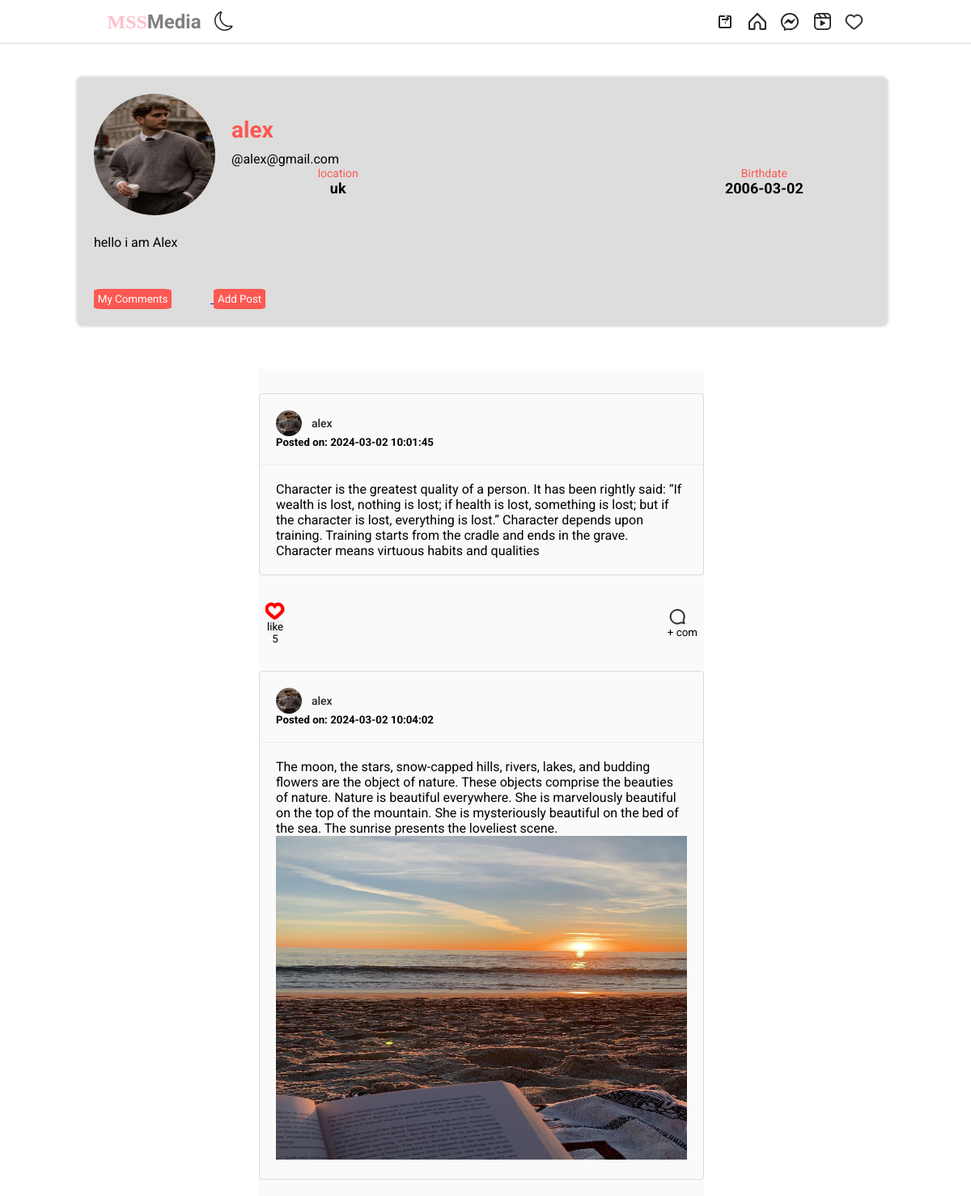
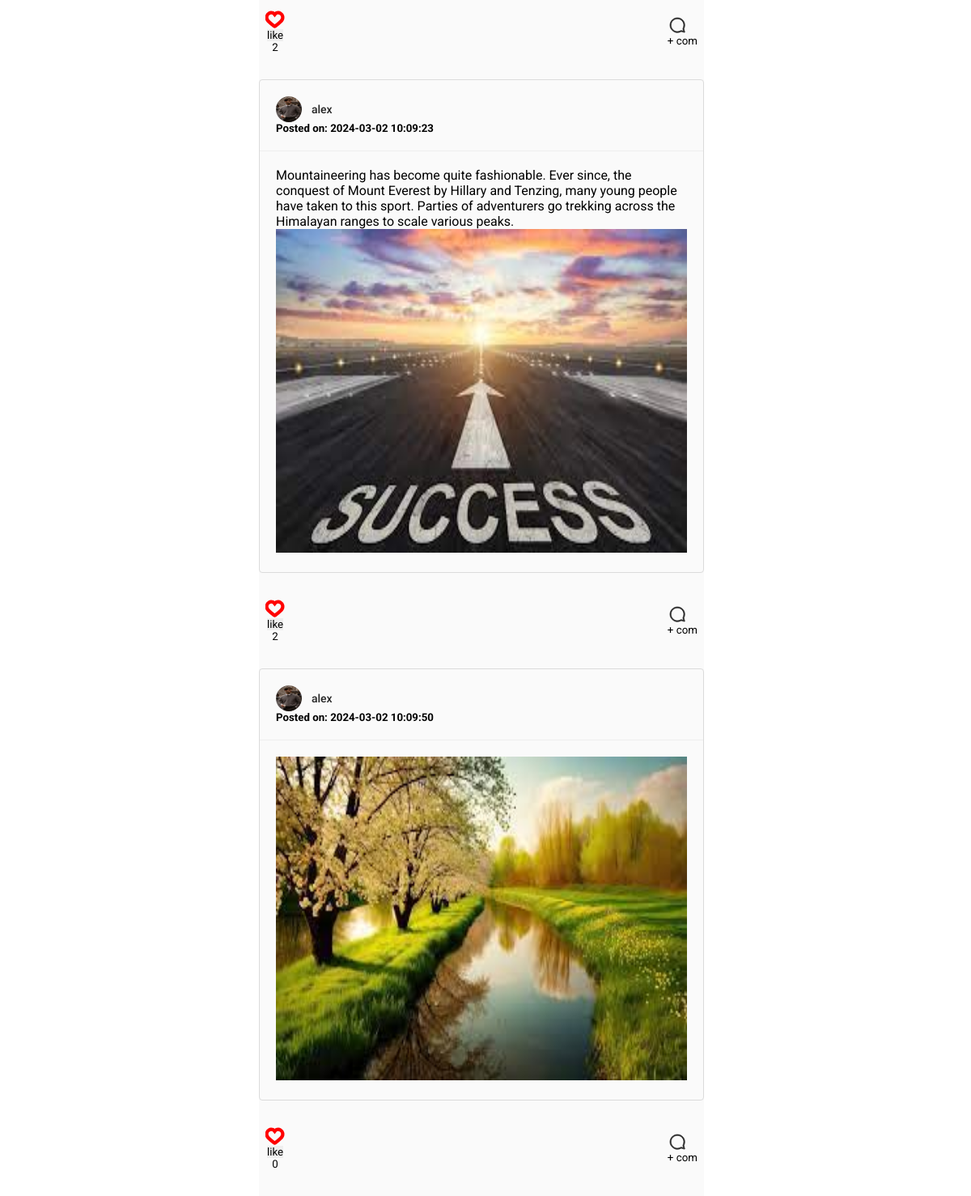
Screenshot of /MSS-media-1/profile.php (signed in) with the database file from the repository (2 pictures, top to bottom).
### tables this page shows
CREATE TABLE `posts` (
  `Post_Id` int(100) NOT NULL,
  `User_ID` int(100) NOT NULL,
  `Content` text NOT NULL,
  `ContentIMG` varchar(255) NOT NULL,
  `creat_at` datetime NOT NULL DEFAULT current_timestamp()
);

### MSS-media-1/profile.php (the view, shortened to what this page needs)
<?php
     require_once('header.php');
   require_once('setting/connect.php');
   $User_Id = $_SESSION['UserId'];
   $UserName = $_SESSION['UserName'] ;
   $userbirthday= $_SESSION['UserBirthday'];
   $userbio=  $_SESSION['Userbio'];
   $userlocation=$_SESSION['UserLocation'];
   $useremail=$_SESSION['Useremail'];
   $usereimg= $_SESSION['Userimg'];
   $query = "SELECT * FROM `posts` WHERE `User_Id`='$User_Id'";
   $info = mysqli_query($conn, $query);
   ?>
<!DOCTYPE html>
<html lang="en">
  <head>
    <link rel="stylesheet" type="text/css" href="style.css" />
  </head>
  <body>
  <div class="partProfile">
    <div class="profile-container">
        <div class="profile-header">
           <div ><img src="<?php echo  $usereimg ; ?>" class="img"></div>
            <div class="profile-info">
                <div class="profile-name"><?php echo $UserName; ?></div>
                <div class="profile-Adminname">@<?php echo $useremail; ?></div>
                <div class="profile-details">
                    <div class="profile-detail">
                        <div class="profile-detail-label">location</div>
                        <div class="profile-detail-value"><?php echo $userlocation; ?></div>
                    </div>
                    <div class="profile-detail">
                        <div class="profile-detail-label">Birthdate</div>
                        <div class="profile-detail-value"><?php echo $userbirthday; ?></div>
                    </div>
                </div>
            </div>
          </div>
        <div class="profile-bio"> <?php echo $userbio; ?> </div>
        <a href="mycomment.php">
        <button style= "color: #fff; background-color: rgb(253, 88, 82);margin:3rem 3rem 0rem  0rem; padding: 0.3rem ;border-radius:10%;border:none;  ">My Comments</button>
    </a>
    <button onclick="show()" style= "color: #fff; background-color: rgb(253, 88, 82);margin:3rem 3rem 0rem  0rem; padding: 0.3rem ;border-radius:10%;border:none;  " >Add Post</button>
</div>
<main class="main-container" style=" margin-left:20rem; width:100%">
      <section class="content-container">
        <div class="content">
          <div class="posts" >
          <?php while ($row_info = mysqli_fetch_assoc($info)) {
                 $PostId = $_SESSION['Post_Id'];
                   $Q = " SELECT * FROM `likes` WHERE `Post_Id`= '$PostId'";
                   $F= mysqli_query($conn,$Q);
                   $row_count = mysqli_num_rows($F);
             ?>
            <article class="post"  >
           <div class="post__content" >
                <div class="post_content" >
                    <div class="post-header">
                      <div class="post__profile">
                        <a
                          target="_blank"
                          class="post__avatar"
                        >
                        <img src="<?php echo  $usereimg ; ?>" class="PetiteImg">
                        </a>
                        <a
                          target="_blank"
                          class="post__user"
                          ><?php echo $UserName  ?> </a
                        >
                      </div><h5>Posted on: <?php echo $row_info['creat_at']; ?></h5>
                    </div>
                    <div class="post-content">
                      <p> <?php echo $row_info['Content']; ?></p>
                      <?php if ($row_info['ContentIMG'] === "./assets/") {
                          echo '';
                      } else { ?>
    <img src="<?php echo $row_info['ContentIMG']; ?>" class="imgPost">
<?php } ?>
                    </div>
                  </div>
            </article>
             <div class="post_footer" >
             <div class="post__buttons">
                  <button class="post__button" >
                       <form action="loginAdmin.php" method="post">
                               <input type="submit" value="like"  name="like" style="border:none;">
                               <p><?php echo $row_count; ?></p>
                       </form>
                  </button>
                  <button class="post__button post__button--align-right"  onclick="showOverlay(' <?php echo  $PostId ?>')">
                    + com
                  </button>
                </div>
                        </div>
   <?php  } ?>
          </div>
        </div>
      </section>
    </main>
</body>
</html>

### MSS-media-1/header.php (shortened to what this page needs)
<!DOCTYPE html>
<html lang="en">
  <head>
    <link rel="stylesheet" type="text/css" href="style.css" />
  </head>
  <body>
    <header class="header">
      <nav class="header__content">
        <div class="header__buttons">
          <h2 class="header_home" style= "color: pink ; font-family:'Brush Script MT',' Brush Script Std', 'cursive';">MSS<span style= "color: gray" >Media</span></h2>
          <button class="header__theme-button" title="Toggle Theme">
          </button>
        </div>
        <div class="header__buttons header__buttons--desktop">
        <a href="first.php">
          </a>
          <a href="index.php">
          </a>
          <a href="#">
          </a>
          <a href="#">
          </a>
          <a href="#">
          </a>
        </div>
      </nav>
    </header>
  </body>
</html>

### MSS-media-1/style.css (style rules this page uses)
*, *::after, *::before { box-sizing: border-box; margin: 0; padding: 0; }
*, button, input, select, textarea { font-family: 'Roboto', sans-serif; }
:root { --primary: hsl(0, 0%, 100%); --secondary: hsl(0, 0%, 98%); --border: hsl(0, 0%, 86%); --story-border: hsl(0, 0%, 78%); --img-border: hsla(0, 0%, 0%, 0.1); --text-dark: hsl(0, 0%, 15%); --text-light: hsl(0, 0%, 60%); --like: hsl(355, 82%, 61%); --link: hsl(204, 100%, 48%); --header-height: 44px; --nav-height: 44px; }
body { min-height: 100vh; display: flex; flex-direction: column; overflow-y: auto; }
svg { display: block; }
img { max-width: 100%; }
.header { width: 100%; height: var(--header-height); background-color: var(--primary); display: flex; justify-content: center; position: fixed; top: 0; left: 0; z-index: 2; }
.header::after { content: ''; position: absolute; bottom: 0; width: 100%; height: 1px; background-color: var(--border); }
.header__content { width: 100%; max-width: 975px; padding: 0 14px; display: flex; justify-content: space-between; align-items: center; }
.header__theme-button { background-color: transparent; border: none; cursor: pointer; }
.header__theme-button-moon { display: unset; }
.header__buttons { display: flex; align-items: center; gap: 16px; }
.main-container { background-color: var(--primary); margin-top: var(--header-height); margin-bottom: var(--nav-height); display: flex; flex: 1; }
.content-container { width: 100%; max-width: 935px; padding: 0 0 8px; margin: 0 auto; display: flex; }
.content { width: 100%; max-width: 614px; margin: 0 auto; display: flex; flex-direction: column; }
.posts { display: flex; flex-direction: column; flex: 1; gap: 8px; }
.post { width: 100%; display: flex; flex-direction: column; overflow: hidden; }
.post__profile { display: flex; align-items: center; gap: 12px; }
.post__avatar { width: 32px; height: 32px; border-radius: 50%; overflow: hidden; position: relative; }
.post__avatar::after { content: ''; position: absolute; top: 0; bottom: 0; left: 0; right: 0; border: 1px solid var(--img-border); border-radius: 50%; }
.post__user { font-size: 14px; font-weight: 500; color: var(--text-dark); text-decoration: none; text-transform: lowercase; }
.post__content { display: flex; position: relative; }
.post__buttons { display: flex; position: relative; }
.post__button { background-color: transparent; border: none; cursor: pointer; padding: 8px; }
.post__button--align-right { margin-left: auto; }
@media (min-width: 620px) { .content-container { padding: 30px 0 24px; } }
@media (min-width: 620px) { .content { gap: 24px; } }
@media (min-width: 620px) { .posts { gap: 24px; } }
@media (min-width: 620px) { .post { border: 1px solid var(--border); border-radius: 4px; } }
@media (min-width: 768px) { :root { --header-height: 54px; --nav-height: 0px; } }
@media (min-width: 768px) { .header__content { padding: 0 20px; } }
@media (min-width: 1024px) { .main-container { background-color: var(--secondary); } }
@media (min-width: 1024px) { .content { margin: unset; } }

### MSS-media-1/profile.php (style rules this page uses)
.imgPost { width: 100%; height: 50vh; }
.img { width: 150px; height: 150px; border-radius: 50%; }
.PetiteImg { width: 100%; height: 100%; }
.partProfile { width: 550px; background-color: white; }
.profile-container { width: 1000px; margin-top:6rem ; margin-left:6rem ; margin-right:6rem ; margin-bottom:0.5rem ; background-color:#ddd; border-radius: 5px; box-shadow: 0 0 5px rgba(0, 0, 0, 0.3); padding: 20px; }
.profile-header { display: flex; justify-content: space-between; align-items: center; margin-bottom: 20px; }
.profile-info { flex-grow: 1; margin-left: 20px; }
.profile-name { font-size: 28px; font-weight: bold; margin-bottom: 10px; color: rgb(253, 88, 82); }
.profile-details { display: flex; justify-content: space-between; }
.profile-detail { flex-basis: 33.33%; text-align: center; }
.profile-detail-label { font-size: 14px; color: rgb(253, 88, 82); }
.profile-detail-value { font-size: 18px; font-weight: bold; }
.profile-bio { margin-top: 20px; font-size: 16px; display: block; flex-direction: column; }
.post_content { width: 100%; }
.post-header { padding: 20px; border-bottom: 1px solid #eee; }
.post-content { padding: 20px; }
.post_footer { width:100%; }

### rows the page displays
posts: creat_at "2024-03-02 10:01:45", Content "Character is the greatest quality of a person. It has been rightly said: “If wealth is lost, nothing is lost; if health is lost, something is lost; but if the character is lost, everything is lost.” Character depends upon training. Training starts from the cradle and ends in the grave. Character means virtuous habits and qualities", row_count "5"
posts: creat_at "2024-03-02 10:04:02", Content "The moon, the stars, snow-capped hills, rivers, lakes, and budding flowers are the object of nature. These objects comprise the beauties of nature. Nature is beautiful everywhere. She is marvelously beautiful on the top of the mountain. She is mysteriously beautiful on the bed of the sea. The sunrise presents the loveliest scene.", ContentIMG (picture), row_count "2"
posts: creat_at "2024-03-02 10:09:23", Content "Mountaineering has become quite fashionable. Ever since, the conquest of Mount Everest by Hillary and Tenzing, many young people have taken to this sport. Parties of adventurers go trekking across the Himalayan ranges to scale various peaks.", ContentIMG (picture), row_count "2"
posts: creat_at "2024-03-02 10:09:50", ContentIMG (picture), row_count "0"

### other values shown
$UserName "alex"
$useremail "alex@gmail.com"
$userlocation "uk"
$userbirthday "2006-03-02"
$userbio "hello i am Alex"
